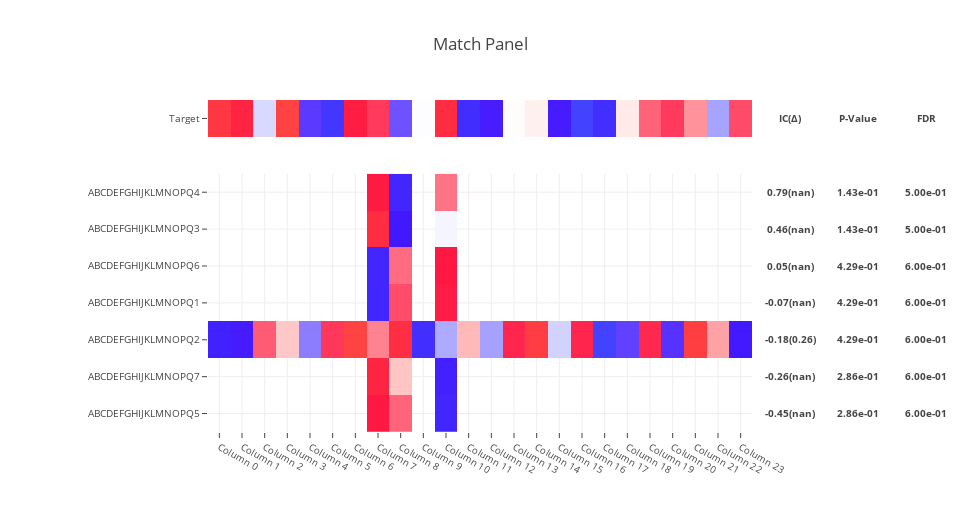

Write notebook code for a chart like this one.
### Code cell
n_index = 8

n_column = 24

target = pd.Series(
    np.random.random_sample(size=n_column + 1),
    index=('Column {}'.format(i) for i in range(n_column + 1)),
    name='Target')

features = pd.DataFrame(
    np.random.random_sample(size=(n_index, n_column)),
    index=('ABCDEFGHIJKLMNOPQ{}'.format(i) for i in range(n_index)),
    columns=('Column {}'.format(i) for i in range(n_column)))

features.iloc[0] = 0

features.loc[np.random.choice(
    features.index, size=features.index.size // 8 * 7, replace=False),
             np.random.choice(
                 features.columns,
                 size=features.columns.size // 8 * 7,
                 replace=False)] = np.nan

scores = make_match_panel(
    target, features, target_ascending=None, n_sampling=3, n_permutation=1)

scores

### Figure 1 — Plotly figure (JSON) as saved in the notebook; plotly's stock layout.template omitted (floating-point values rounded to 4 significant figures; data arrays with more than 128 entries replaced by an {"elided": "..."} marker saying what was removed)
{"data": [{"colorscale": {"elided": "256x2 mixed values"}, "showscale": false, "text": [["Column 0", "Column 1", "Column 2", "Column 3", "Column 4", "Column 5", "Column 6", "Column 7", "Column 8", "Column 9", "Column 10", "Column 11", "Column 12", "Column 13", "Column 14", "Column 15", "Column 16", "Column 17", "Column 18", "Column 19", "Column 20", "Column 21", "Column 22", "Column 23"]], "type": "heatmap", "x": ["Column 0", "Column 1", "Column 2", "Column 3", "Column 4", "Column 5", "Column 6", "Column 7", "Column 8", "Column 9", "Column 10", "Column 11", "Column 12", "Column 13", "Column 14", "Column 15", "Column 16", "Column 17", "Column 18", "Column 19", "Column 20", "Column 21", "Column 22", "Column 23"], "y": ["Target"], "yaxis": "y2", "z": [[1.514, 1.245, -0.1784, 1.66, -0.7604, -1.531, 1.096, 0.7187, -0.6401, -0.02464, 1.37, -1.417, -0.9759, -0.007249, 0.04638, -0.9808, -1.694, -1.447, 0.07338, 0.5587, 0.722, 0.4102, -0.3898, 0.631]]}, {"colorscale": {"elided": "256x2 mixed values"}, "showscale": false, "type": "heatmap", "x": ["Column 0", "Column 1", "Column 2", "Column 3", "Column 4", "Column 5", "Column 6", "Column 7", "Column 8", "Column 9", "Column 10", "Column 11", "Column 12", "Column 13", "Column 14", "Column 15", "Column 16", "Column 17", "Column 18", "Column 19", "Column 20", "Column 21", "Column 22", "Column 23"], "y": ["ABCDEFGHIJKLMNOPQ5", "ABCDEFGHIJKLMNOPQ7", "ABCDEFGHIJKLMNOPQ2", "ABCDEFGHIJKLMNOPQ1", "ABCDEFGHIJKLMNOPQ6", "ABCDEFGHIJKLMNOPQ3", "ABCDEFGHIJKLMNOPQ4"], "yaxis": "y", "z": {"elided": "7x24 float values"}, "zmax": 1.585, "zmin": -1.794}], "layout": {"annotations": [{"font": {"size": 9.6}, "showarrow": false, "text": "<b>IC(Δ)</b>", "width": 64, "x": 1.008, "xanchor": "left", "xref": "paper", "y": 0.9444, "yanchor": "middle", "yref": "paper"}, {"font": {"size": 9.6}, "showarrow": false, "text": "<b>0.79(nan)</b>", "width": 64, "x": 1.008, "xanchor": "left", "xref": "paper", "y": 0.7222, "yanchor": "middle", "yref": "paper"}, {"font": {"size": 9.6}, "showarrow": false, "text": "<b>0.46(nan)</b>", "width": 64, "x": 1.008, "xanchor": "left", "xref": "paper", "y": 0.6111, "yanchor": "middle", "yref": "paper"}, {"font": {"size": 9.6}, "showarrow": false, "text": "<b>0.05(nan)</b>", "width": 64, "x": 1.008, "xanchor": "left", "xref": "paper", "y": 0.5, "yanchor": "middle", "yref": "paper"}, {"font": {"size": 9.6}, "showarrow": false, "text": "<b>-0.07(nan)</b>", "width": 64, "x": 1.008, "xanchor": "left", "xref": "paper", "y": 0.3889, "yanchor": "middle", "yref": "paper"}, {"font": {"size": 9.6}, "showarrow": false, "text": "<b>-0.18(0.26)</b>", "width": 64, "x": 1.008, "xanchor": "left", "xref": "paper", "y": 0.2778, "yanchor": "middle", "yref": "paper"}, {"font": {"size": 9.6}, "showarrow": false, "text": "<b>-0.26(nan)</b>", "width": 64, "x": 1.008, "xanchor": "left", "xref": "paper", "y": 0.1667, "yanchor": "middle", "yref": "paper"}, {"font": {"size": 9.6}, "showarrow": false, "text": "<b>-0.45(nan)</b>", "width": 64, "x": 1.008, "xanchor": "left", "xref": "paper", "y": 0.05556, "yanchor": "middle", "yref": "paper"}, {"font": {"size": 9.6}, "showarrow": false, "text": "<b>P-Value</b>", "width": 64, "x": 1.133, "xanchor": "left", "xref": "paper", "y": 0.9444, "yanchor": "middle", "yref": "paper"}, {"font": {"size": 9.6}, "showarrow": false, "text": "<b>1.43e-01</b>", "width": 64, "x": 1.133, "xanchor": "left", "xref": "paper", "y": 0.7222, "yanchor": "middle", "yref": "paper"}, {"font": {"size": 9.6}, "showarrow": false, "text": "<b>1.43e-01</b>", "width": 64, "x": 1.133, "xanchor": "left", "xref": "paper", "y": 0.6111, "yanchor": "middle", "yref": "paper"}, {"font": {"size": 9.6}, "showarrow": false, "text": "<b>4.29e-01</b>", "width": 64, "x": 1.133, "xanchor": "left", "xref": "paper", "y": 0.5, "yanchor": "middle", "yref": "paper"}, {"font": {"size": 9.6}, "showarrow": false, "text": "<b>4.29e-01</b>", "width": 64, "x": 1.133, "xanchor": "left", "xref": "paper", "y": 0.3889, "yanchor": "middle", "yref": "paper"}, {"font": {"size": 9.6}, "showarrow": false, "text": "<b>4.29e-01</b>", "width": 64, "x": 1.133, "xanchor": "left", "xref": "paper", "y": 0.2778, "yanchor": "middle", "yref": "paper"}, {"font": {"size": 9.6}, "showarrow": false, "text": "<b>2.86e-01</b>", "width": 64, "x": 1.133, "xanchor": "left", "xref": "paper", "y": 0.1667, "yanchor": "middle", "yref": "paper"}, {"font": {"size": 9.6}, "showarrow": false, "text": "<b>2.86e-01</b>", "width": 64, "x": 1.133, "xanchor": "left", "xref": "paper", "y": 0.05556, "yanchor": "middle", "yref": "paper"}, {"font": {"size": 9.6}, "showarrow": false, "text": "<b>FDR</b>", "width": 64, "x": 1.258, "xanchor": "left", "xref": "paper", "y": 0.9444, "yanchor": "middle", "yref": "paper"}, {"font": {"size": 9.6}, "showarrow": false, "text": "<b>5.00e-01</b>", "width": 64, "x": 1.258, "xanchor": "left", "xref": "paper", "y": 0.7222, "yanchor": "middle", "yref": "paper"}, {"font": {"size": 9.6}, "showarrow": false, "text": "<b>5.00e-01</b>", "width": 64, "x": 1.258, "xanchor": "left", "xref": "paper", "y": 0.6111, "yanchor": "middle", "yref": "paper"}, {"font": {"size": 9.6}, "showarrow": false, "text": "<b>6.00e-01</b>", "width": 64, "x": 1.258, "xanchor": "left", "xref": "paper", "y": 0.5, "yanchor": "middle", "yref": "paper"}, {"font": {"size": 9.6}, "showarrow": false, "text": "<b>6.00e-01</b>", "width": 64, "x": 1.258, "xanchor": "left", "xref": "paper", "y": 0.3889, "yanchor": "middle", "yref": "paper"}, {"font": {"size": 9.6}, "showarrow": false, "text": "<b>6.00e-01</b>", "width": 64, "x": 1.258, "xanchor": "left", "xref": "paper", "y": 0.2778, "yanchor": "middle", "yref": "paper"}, {"font": {"size": 9.6}, "showarrow": false, "text": "<b>6.00e-01</b>", "width": 64, "x": 1.258, "xanchor": "left", "xref": "paper", "y": 0.1667, "yanchor": "middle", "yref": "paper"}, {"font": {"size": 9.6}, "showarrow": false, "text": "<b>6.00e-01</b>", "width": 64, "x": 1.258, "xanchor": "left", "xref": "paper", "y": 0.05556, "yanchor": "middle", "yref": "paper"}], "height": 512, "margin": {"l": 208, "r": 208}, "title": "Match Panel", "width": 960, "xaxis": {"anchor": "y", "tickfont": {"size": 9.6}}, "yaxis": {"domain": [0, 0.7778], "dtick": 1, "tickfont": {"size": 9.6}}, "yaxis2": {"domain": [0.8889, 1], "tickfont": {"size": 9.6}}}}
